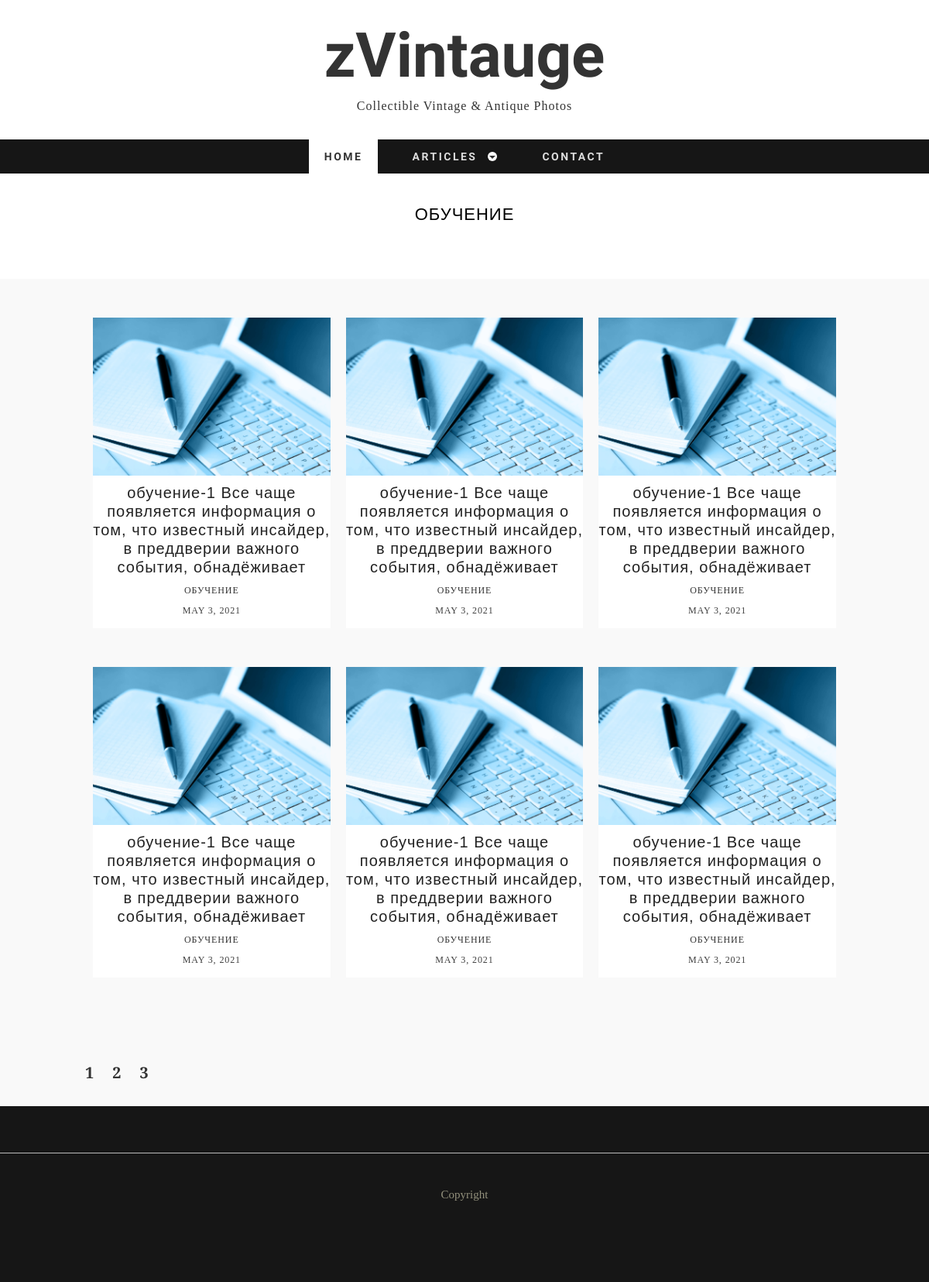
The page /articles/training on the database as committed earlier.
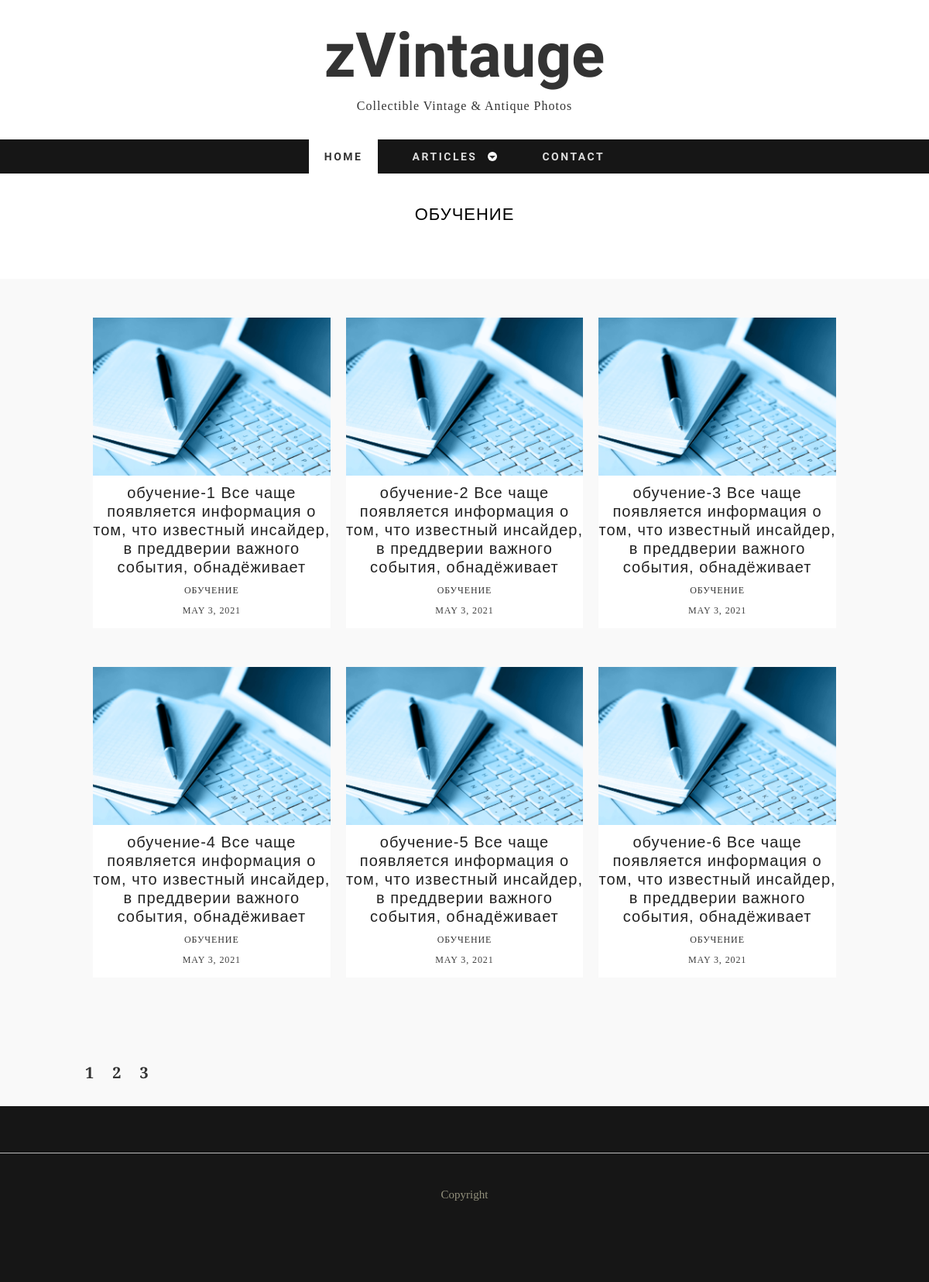
The same page on the database as committed later.
### tables this page shows
CREATE TABLE `categories` (
  `ID` int(11) NOT NULL,
  `NAME` varchar(255) NOT NULL,
  `CODE` varchar(255) NOT NULL
);

CREATE TABLE `posts` (
  `ID` int(11) NOT NULL,
  `ACTIVE` tinyint(1) NOT NULL,
  `TITLE` varchar(255) NOT NULL,
  `CODE` varchar(255) NOT NULL,
  `CONTENT` text NOT NULL,
  `CATEGORY_ID` int(11) NOT NULL,
  `AUTHOR_ID` int(11) NOT NULL,
  `DATE` datetime NOT NULL
);

### classes/DB.php (called while the page is built, shortened)
<?php
class DB
{
    private static $host = 'localhost';
    private static $database = 'articles';
    private static $user = 'test';
    private static $password = 'test';
    protected static function query($query)
    {
        try {
            $dsn = "mysql:dbname=" . self::$database . ";host=" . self::$host;
            $dbh = new PDO($dsn, self::$user, self::$password);
            $dbh->exec("set names utf8");
            $dbh->setAttribute(PDO::ATTR_ERRMODE, PDO::ERRMODE_EXCEPTION);
        } catch (PDOException $e) {
            die ('Ошибка подключения:' . $e->getMessage());
        }
        $resQuery = [];
        foreach ($dbh->query($query, PDO::FETCH_ASSOC) as $row) {
            $resQuery[] = $row;
        }
        return $resQuery;
    }
}

### classes/categories.php (called while the page is built, shortened)
<?php
require_once $_SERVER["DOCUMENT_ROOT"] . '/classes/DB.php';
class Categories extends DB
{
    public static function getCategoriesList( array $arSelect, array $arFilter, array $arOrder, array $arLimit): array
    {
        $select = !empty($arSelect) ? implode(",", $arSelect) : '*';
        $sql = "SELECT {$select} FROM `categories`";
        if (!empty($arFilter)) {
            $filter = self::editParameters($arFilter, '=', " AND ", '\'');
            $sql .= " WHERE {$filter}";
        }
        $order = !empty($arOrder) ? self::editParameters($arOrder, ' ', ",") : 'ID ASC';
        $sql .= " ORDER BY {$order}";
        return self::query($sql);
    }
    private static function editParameters($arParam, $connector, $separator, $otherConnector = '')
    {
        $array = [];
        foreach ($arParam as $key => $value) {
            $array[] = $key . $connector . $otherConnector . $value . $otherConnector;
        }
        return implode($separator, $array);
    }
}

### controller/init.php (called while the page is built, shortened)
<?php
require_once $_SERVER["DOCUMENT_ROOT"] . '/classes/posts.php';
require_once $_SERVER["DOCUMENT_ROOT"] . '/classes/categories.php';
if (!empty($_REQUEST['category']) && empty($_REQUEST['idPost'])) {
    $arCategory = Categories::getCategoriesList(['ID', 'NAME'], ['CODE' => $_REQUEST['category']], [], []);
    $arCategory = $arCategory[0];
    $countPosts = Posts::countPosts(['CATEGORY_ID' => $arCategory['ID']]);
    $pages = ceil($countPosts['COUNT'] / 6);
    $arArticles = [];
    $offset = empty($_REQUEST['page']) || $_REQUEST['page'] == 1 ? 0 : ($_REQUEST['page'] - 1) * 6;
    $arPosts = Posts::getPostsList(['ID', 'ACTIVE', 'TITLE', 'CODE', 'CATEGORY_ID', 'DATE'], ['CATEGORY_ID' => $arCategory['ID']], ['DATE' => 'DESC'], ['limit' => 6, 'offset' => $offset]);
    foreach ($arPosts as $post) {
        if ($post['ACTIVE'] == true) {
            $post['CATEGORY_NAME'] = $arCategory['NAME'];
            $post['CATEGORY_CODE'] = $_REQUEST['category'];
            $arArticles[] = $post;
        }
    }
}

### classes/posts.php (called while the page is built, shortened)
<?php
    require_once $_SERVER["DOCUMENT_ROOT"] . '/classes/DB.php';
    class Posts extends DB
    {
        public static function getPostsList(array $arSelect, array $arFilter, array $arOrder, array $arLimit): array
        {
            $select = !empty($arSelect) ? implode(",", $arSelect) : '*';
            $sql = "SELECT {$select} FROM `posts`";
            if (!empty($arFilter)) {
                $filter = self::editParameters($arFilter, '=', " AND ", '\'');
                $sql .= " WHERE {$filter}";
            }
            $order = !empty($arOrder) ? self::editParameters($arOrder, ' ', ",") : 'ID ASC';
            $sql .= " ORDER BY {$order}";
            if (!empty($arLimit) && isset($arLimit['limit'])) {
                $sql .= " LIMIT {$arLimit['limit']} ";
                $sql .= isset($arLimit['offset']) ? " OFFSET {$arLimit['offset']} " : "";
            }
            return self::query($sql);
        }
        public static function countPosts($arFilter=[])
        {
            $sql ="SELECT count(*) as COUNT FROM posts";
            if (!empty($arFilter)) {
                $filter = self::editParameters($arFilter, '=', " AND ", '\'');
                $sql.= " WHERE {$filter}";
            }
            return self::query($sql)[0];
        }
        private static function editParameters($arParam, $connector, $separator, $otherConnector = '')
        {
            $array = [];
            foreach ($arParam as $key => $value) {
                $array[] = $key . $connector . $otherConnector . $value . $otherConnector;
            }
            return implode($separator, $array);
        }
    }

### articles/section.php (the view, shortened to what this page needs)
<?php
    require_once $_SERVER["DOCUMENT_ROOT"] . '/controller/init.php';
    require_once $_SERVER["DOCUMENT_ROOT"] . '/includes/header.php';
    ?>
    <div id="container">
        <div class="wrap-container">
            <section class="content-box box-1">
                <div class="zerogrid">
                    <div class="wrap-box">
                        <div class="box-header">
                            <h2><?=ucfirst($arCategory['NAME'])?></h2>
                        </div>
                    </div>
                </div>
            </section>
        </div>
    </div>
    <div id="container">
        <div class="wrap-container">
            <section class="content-box box-style-1 box-2">
                <div class="zerogrid">
                    <div class="wrap-box">
                        <div class="row">
                            <?php if(!empty($arArticles)):
                                foreach ($arArticles as $article):?>
                                    <div class="col-1-3">
                                        <div class="wrap-col">
                                            <article>
                                                <div class="post-thumbnail-wrap">
                                                    <a href="/articles/<?= $article['CATEGORY_CODE'] ?>/<?= $article['ID'] ?>" class="portfolio-box">
                                                        <img src="/images/stati.jpg" alt="">
                                                    </a>
                                                </div>
                                                <div class="entry-header ">
                                                    <h3 class="entry-title"><?= $article['TITLE'] ?></h3>
                                                    <div class="l-tags"><a href="/articles/<?= $article['CATEGORY_CODE'] ?>"><?= $article['CATEGORY_NAME'] ?></a>
                                                    </div>
                                                    <div class="l-tags"><?= date('F j, Y', strtotime($article['DATE'])); ?>
                                                    </div>
                                                </div>
                                            </article>
                                        </div>
                                    </div>
                                <?php endforeach;
                            endif; ?>
                        </div>
                    </div>
                    <div class="pages">
                        <?php if(isset($pages)):
                            for($i=1;$i<=$pages; $i++): ?>
                                <a href="/articles/<?= $article['CATEGORY_CODE'] ?>?page=<?= $i ?>"><?= $i ?></a>
                            <?php endfor;
                        endif; ?>
                    </div>
                </div>
            </section>
        </div>
    </div>
<?php
    require_once $_SERVER["DOCUMENT_ROOT"] . '/includes/footer.php';
?>

### includes/header.php (shortened to what this page needs)
<?php
require_once $_SERVER["DOCUMENT_ROOT"] . '/controller/init.php';
?>
<!DOCTYPE html>
<html lang="en">
<head>
    <link rel="stylesheet" href="/css/zerogrid.css">
    <link rel="stylesheet" href="/css/style.css">
    <link rel="stylesheet" href="/css/menu.css">
</head>
<body class="home-page">
<div class="wrap-body">
    <header class="">
        <div class="logo">
            <a href="/">zVintauge</a>
            <span>Collectible Vintage & Antique Photos</span>
        </div>
        <div id="cssmenu" class="align-center">
            <ul>
                <li class="active"><a href="/"><span>Home</span></a></li>
                <li class="has-sub"><a href="/articles"><span>Articles</span></a>
                </li>
                <li class="last"><a href="/contact"><span>Contact</span></a></li>
            </ul>
        </div>
    </header>

### includes/footer.php
<footer>
    <div class="wrap-footer">
        <div class="bottom-footer">
            <div class="copyright">
                Copyright
            </div>
        </div>
    </div>
</footer>
</body>
</html>

### css/zerogrid.css (style rules this page uses)
.zerogrid { width: 1000px; position: relative; margin: 0 auto; padding: 0px; }
.zerogrid:after { content: "\0020"; display: block; height: 0; clear: both; visibility: hidden; }
.zerogrid .row:before, .row:after { content: '\0020'; display: block; overflow: hidden; visibility: hidden; width: 0; height: 0; }
.zerogrid .row:after { clear: both; }
.zerogrid .row { zoom: 1; }
.zerogrid .wrap-col { margin: 10px; }
.zerogrid .col-1-2, .zerogrid .col-1-3, .zerogrid .col-2-3, .zerogrid .col-1-4, .zerogrid .col-2-4, .zerogrid .col-3-4, .zerogrid .col-1-5, .zerogrid .col-2-5, .zerogrid .col-3-5, .zerogrid .col-4-5, .zerogrid .col-1-6, .zerogrid .col-2-6, .zerogrid .col-3-6, .zerogrid .col-4-6, .zerogrid .col-5-6 { float: left; display: inline-block; }
.zerogrid .col-1-3, .zerogrid .col-1-3-fixed { width: 33.33%; }

### css/style.css (style rules this page uses)
a, abbr, acronym, address, applet, article, aside, audio, b, blockquote, big, body, center, canvas, caption, cite, code, command, datalist, dd, del, details, dfn, dl, div, dt, em, embed, fieldset, figcaption, figure, font, footer, form, h1, h2, h3, h4, h5, h6, header, hgroup, html, i, iframe, img, ins, kbd, keygen, label, legend, li, meter, nav, object, ol, output, p, pre, progress, q, s, samp, section, small, span, source, strike, strong, sub, sup, table, tbody, tfoot, thead, th, tr, tdvideo, tt, u, ul, var { background: transparent; border: 0 none; font-size: 100%; margin: 0; padding: 0; border: 0; outline: 0; vertical-align: top; }
ol, ul { list-style: none; }
img { vertical-align: top; }
article, aside, audio, canvas, command, datalist, details, embed, figcaption, figure, footer, header, hgroup, keygen, meter, nav, output, progress, section, source, video { display: block; }
* { -webkit-box-sizing: border-box; -moz-box-sizing: border-box; box-sizing: border-box; }
html { -webkit-text-size-adjust: none; }
img { max-width: 100%; height: auto; width: auto \9; }
a { color: #333; text-decoration: none; }
h1, h2 { font-size: 25px; line-height: 30px; }
h3, h4 { font-size: 20px; line-height: 20px; }
h1, h2, h3, h4, h5, h6 { clear: both; hyphens: auto; color: #000; line-height: 1.2; font-family: 'Montserrat', sans-serif; letter-spacing: 1px; }
.post:after, .post:before, article:after, article:before, section:after, section:before { clear: both; content: '\0020'; display: block; visibility: hidden; width: 0; height: 0; }
html, body { width: 100%; padding: 0; margin: 0; }
body { font: 16px/26px Arial, Helvetica, sans-serif; font-family: 'Crimson Text', serif; background: #fff; }
header { text-align: center; background: #fff; }
.logo { color: #333; padding: 20px 0 30px; }
.logo a { font-family: 'Dancing Script', cursive; font-size: 80px; color: #333; font-weight: bold; display: block; line-height: 1.3; }
.logo span { font-size: 16px; letter-spacing: 1px; }
.content-box .wrap-box { padding: 40px 10px; position: relative; }
.content-box .box-header { margin: 0 0 30px; text-align: center; }
.content-box .box-header h2 { font-size: 22px; display: block; text-transform: uppercase; font-weight: 500; }
.content-box.box-style-1 { background: #f9f9f9; }
.content-box.box-1 { text-align: center; }
article { background: #ffffff; color: #3F3F3F; margin-bottom: 40px; padding-bottom: 10px; }
article:after, article:before { clear: both; content: '\0020'; display: block; visibility: hidden; width: 0; height: 0; }
article .post-thumbnail-wrap { text-align: center; width: 100%; margin-bottom: 10px; }
article h3.entry-title { font-size: 20px; margin: 10px 0 5px; font-weight: 500; letter-spacing: 1px; color: #222; }
article .l-tags { text-align: center; font-size: 12px; font-family: 'Crimson Text', serif; text-transform: uppercase; letter-spacing: .9px; }
article .l-tags a { color: #333; }
article .entry-header { text-align: center; }
footer { background: #161616; font-size: 15px; color: #999 }
footer .wrap-footer { padding: 60px 0; }
footer .bottom-footer { color: #92907C; text-align: center; padding: 40px 0; border-top: 1px solid #bbb; }
.portfolio-box { display: block; position: relative; margin: 0 auto; }
.pages { margin: 30px auto; }
.pages a { font-size: 20px; margin: 0 10px; font-weight: bold; }

Rows that differ between the two databases and show on the page:
changed posts: TITLE "обучение-1 Все чаще появляется информация о том, что известный инсайдер, в преддверии важного события, обнадёживает" → "обучение-2 Все чаще появляется информация о том, что известный инсайдер, в преддверии важного события, обнадёживает"
changed posts: TITLE "обучение-1 Все чаще появляется информация о том, что известный инсайдер, в преддверии важного события, обнадёживает" → "обучение-3 Все чаще появляется информация о том, что известный инсайдер, в преддверии важного события, обнадёживает"
changed posts: TITLE "обучение-1 Все чаще появляется информация о том, что известный инсайдер, в преддверии важного события, обнадёживает" → "обучение-4 Все чаще появляется информация о том, что известный инсайдер, в преддверии важного события, обнадёживает"
changed posts: TITLE "обучение-1 Все чаще появляется информация о том, что известный инсайдер, в преддверии важного события, обнадёживает" → "обучение-5 Все чаще появляется информация о том, что известный инсайдер, в преддверии важного события, обнадёживает"
changed posts: TITLE "обучение-1 Все чаще появляется информация о том, что известный инсайдер, в преддверии важного события, обнадёживает" → "обучение-6 Все чаще появляется информация о том, что известный инсайдер, в преддверии важного события, обнадёживает"
